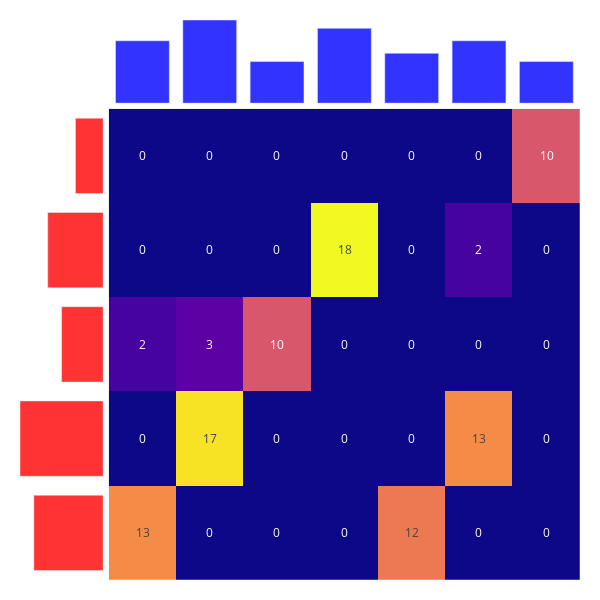

The code cell stored with this chart in its notebook:
### Code cell
discrete_kantorovich(x, y, C)

### Figure 1 — Plotly figure (JSON) as saved in the notebook; plotly's stock layout.template omitted (floating-point values rounded to 4 significant figures)
{"data": [{"marker": {"color": "red"}, "opacity": 0.8, "orientation": "h", "type": "bar", "x": [25, 30, 15, 20, 10], "xaxis": "x2", "y": [0, 1, 2, 3, 4], "yaxis": "y2"}, {"marker": {"color": "blue"}, "opacity": 0.8, "type": "bar", "x": [0, 1, 2, 3, 4, 5, 6], "xaxis": "x", "y": [15, 20, 10, 18, 12, 15, 10], "yaxis": "y"}, {"showscale": false, "text": [["13", "0", "0", "0", "12", "0", "0"], ["0", "17", "0", "0", "0", "13", "0"], ["2", "3", "10", "0", "0", "0", "0"], ["0", "0", "0", "18", "0", "2", "0"], ["0", "0", "0", "0", "0", "0", "10"]], "texttemplate": "%{text}", "type": "heatmap", "xaxis": "x3", "yaxis": "y3", "z": [[13, 0, 0, 0, 12, 0, 0], [0, 17, 0, 0, 0, 13, 0], [2, 3, 10, 0, 0, 0, 0], [0, 0, 0, 18, 0, 2, 0], [0, 0, 0, 0, 0, 0, 10]]}], "layout": {"height": 600, "margin": {"b": 20, "l": 20, "r": 20, "t": 20}, "paper_bgcolor": "white", "plot_bgcolor": "white", "showlegend": false, "width": 600, "xaxis": {"anchor": "y", "domain": [0.1585, 1], "range": [-0.5, 6.5], "showgrid": false, "showticklabels": false}, "xaxis2": {"anchor": "y2", "domain": [0, 0.1485], "range": [30, 0], "showgrid": false, "showticklabels": false}, "xaxis3": {"anchor": "y3", "domain": [0.1585, 1], "showgrid": false, "showticklabels": false}, "yaxis": {"anchor": "x", "domain": [0.8515, 1], "range": [0, 20], "showgrid": false, "showticklabels": false}, "yaxis2": {"anchor": "x2", "domain": [0, 0.8415], "range": [-0.5, 4.5], "showgrid": false, "showticklabels": false}, "yaxis3": {"anchor": "x3", "domain": [0, 0.8415], "showgrid": false, "showticklabels": false}}}
